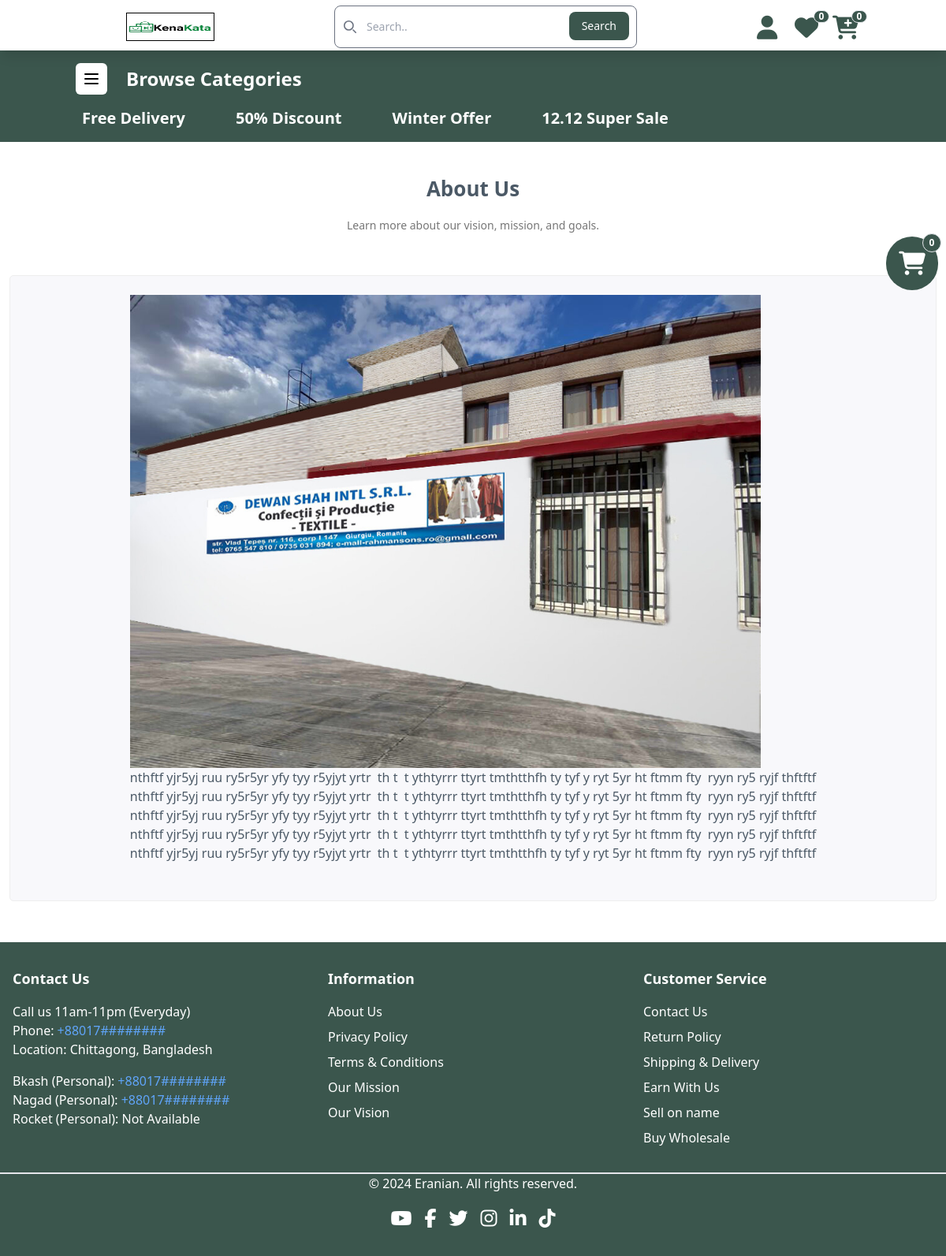
Page /about-us on the committed database.
### core/models.py (models this page shows, shortened)
class AboutUs(models.Model):
    description = RichTextUploadingField()
    class Meta:
        ordering = ["-id"]
        verbose_name = "AboutUs"
        verbose_name_plural = "AboutUses"

### core/views.py (the view)
# urls.py: path("about-us",about_us,name="about_us"),
def about_us(request):
    obj = AboutUs.objects.all()
    return render(request,'about.html',{'obj':obj})

### store/context_processors.py (called while the page is built)
def dynamic_data(request):
    con_categories = ProductCategory.objects.filter(parent=None, is_verify=True)
    con_cart = request.session.get('cart', {})
    con_coupon = request.session.get('coupon', {})
    count_cart = len(con_cart)
    con_wishlist = request.session.get('wishlist', {})
    count_wishlist = len(con_wishlist)
    con_total = calculate_cart_total(request)
    return {
        'con_categories':con_categories,
        'con_cart':con_cart,
        'con_coupon':con_coupon,
        'count_cart':count_cart,
        'con_wishlist':con_wishlist,
        'con_total':con_total,
        'count_wishlist':count_wishlist,
    }

### store/views.py (called while the page is built)
def calculate_cart_total(request):
    cart = request.session.get('cart', {})
    total_price = 0
    for item in cart.values():
        total_price += item['price'] * item['quantity']
    return total_price

### core/templates/about.html (shortened to what this page needs)
{% extends "base.html" %}
{% block content %}
<section class="about-us py-[40px] max-[767px]:py-[30px]">
    <div class="flex flex-wrap justify-center items-center mx-auto">
        <div class="section-title-2 w-full mb-[20px] pb-[20px] flex flex-col justify-center items-center">
            <h2 class="gi-title mb-[0] font-manrope text-[26px] font-semibold text-[#4b5966]">About Us</h2>
            <p class="max-w-[400px] mt-[15px] text-[14px] text-[#777] text-center leading-[23px]">
                Learn more about our vision, mission, and goals.
            </p>
        </div>
        <div class="w-full px-[12px] py-[12px]">
            {% if obj %}
                {% for about in obj %}
                    <div class="gi-box h-full p-[24px] border-[1px] border-solid border-[#eee] bg-[#f8f8fb] relative rounded-[5px]">
                        <div class="detail flex flex-col justify-center items-center text-center">
                            <div class="about-description text-[16px] text-[#4b5966]">
                                {{ about.description|safe }}
                            </div>
                        </div>
                    </div>
                {% endfor %}
            {% else %}
                <p class="text-center text-[14px] text-[#777]">No about us information available.</p>
            {% endif %}
        </div>
    </div>
</section>
{% endblock %}

### store/templates/base.html (shortened to what this page needs)
<!doctype html>
<html>
<head>
    {% load static %}
    <link rel="stylesheet" href="https://cdnjs.cloudflare.com/ajax/libs/font-awesome/6.7.1/css/all.min.css">
    <link href="{% static 'assest/css/font-awesome.min.css' %}" rel="stylesheet">
    <link href="{% static 'assest/css/flowbite.min.css' %}" rel="stylesheet" />
    <link href="{% static 'assest/css/cloudflare.min.css' %}" rel="stylesheet">
    <script src="{% static 'assest/css/tailwind.css' %}"></script>
    <link href="{% static 'assest/css/cloudflare-font-awesome.min.css' %}" rel="stylesheet">
</head>
<body class="bg-white">
    {% include "include/header.html" %}
    {% include "include/add-to-cart.html" %}
    {% block content %}
    {% endblock content %}
    {% include "include/footer.html" %}
</body>
</html>

### store/templates/include/header.html (shortened to what this page needs)
{% load static %}
<nav class="hidden lg:block fixed top-0 left-0 w-full z-30  w-full thembg2 h-16 z-10 shadow-lg">
    <div class="container mx-auto flex  items-center justify-between px-4 sm:px-6 py-2 sm:py-0">
        <div class="flex items-center py-4 lg:ml-12 mb-4 sm:mb-0">
            <a href="{% url "home" %}" class="flex items-center">
                <img src="{% static 'assest/image/abcde.jpg' %}" class="border border-black w-28 h-9"
                    alt="Flowbite Logo" />
            </a>
        </div>
        <form class="max-w-md mx-auto">
            <div class="relative">
                <div class="absolute inset-y-0 start-0 flex items-center ps-3 pointer-events-none">
                </div>
                <input type="search" id="default-search"
                    class="block w-96 p-4 ps-10 text-sm themcolor1 rounded-lg focus:outline-none focus:ring-0  "
                    placeholder="Search.." required />
                <button type="submit"
                    class="absolute end-2.5 bottom-2.5 thembg1  focus:outline-none  font-medium rounded-lg text-sm px-4 py-2 ">Search</button>
            </div>
        </form>
        <div class="flex items-center themcolor1 space-x-4">
            <div class="relative">
                <a href="#" id="dropdown-icon" class="cursor-pointer">
                    <i class="w-8 h-8 text-3xl fa-solid fa-user"></i>
                </a>
            </div>
            <a data-modal-target="default-modal" data-modal-toggle="default-modal" class="relative cursor-pointer">
                <i class=" w-8 h-8 text-3xl fa-solid fa-heart"></i>
                <span
                    class="absolute inline-flex items-center justify-center w-5 h-4 text-xs font-bold text-white thembg1 border rounded-full -top-1 -right-3 dark:border-gray-900">
                    {{ count_wishlist }}
                </span>
            </a>
            <a href="#" id="toggleDrawerLink" class="relative cursor-pointer">
                <i class="w-8 h-8 text-3xl fa-solid fa-cart-plus"></i>
                <span
                    class="absolute inline-flex items-center justify-center w-5 h-4 text-xs font-bold text-white thembg1 border rounded-full -top-1 -right-3 dark:border-gray-900">
                    {{ count_cart }}
                </span>
            </a>
        </div>
    </div>
</nav>
<nav class="relative hidden lg:block thembg1 py-2">
    <div class="container mx-auto">
        <div class=" flex flex-wrap items-center justify-between ">
            <div class="w-full sm:w-auto flex items-center mb-4 sm:mb-0">
                <div class="p-2 flex items-center">
                    <button onclick="toggleMenu()" id="menuButton"
                        class="p-2 bg-white text-black rounded-md focus:outline-none">
                        <svg class="w-6 h-6" fill="none" stroke="currentColor" viewBox="0 0 24 24"
                            xmlns="http://www.w3.org/2000/svg">
                            <path stroke-linecap="round" stroke-linejoin="round" stroke-width="2"
                                d="M4 6h16M4 12h16M4 18h16"></path>
                        </svg>
                    </button>
                </div>
                <a href="{% url 'home' %}" class="">
                    <span class="ml-4 text-2xl text-white font-semibold">Browse Categories</span>
                </a>
            </div>
            <div
                class="w-full sm:w-auto flex sm:flex-row items-center text-xl font-semibold space-y-4 sm:space-y-0 sm:space-x-8">
                <div class="px-4 py-2 text-center w-full sm:w-auto"><a href="{% url 'free_delivery' %}">Free Delivery</a></div>
                <div class="px-4 py-2 text-center w-full sm:w-auto"><a href="#">50% Discount </a></div>
                <div class="px-4 py-2 text-center w-full sm:w-auto"><a href="#">Winter Offer</a></div>
                <div class="px-4 py-2 text-center w-full sm:w-auto"><a href="#">12.12 Super Sale</a></div>
            </div>
        </div>
    </div>
</nav>

### store/templates/include/add-to-cart.html (shortened to what this page needs)
{% load cart_item_price %}
{% load static %}
<div class="relative ">
    <div class="">
        <div id="draggable-button" class="z-40" style="position: fixed; top: 300px; right: 10px;">
            <button type="button"
                id="toggleDrawerButton"
                class="relative inline-flex items-center p-3 text-sm font-medium text-center text-white rounded-full thembg1 focus:ring-0 "
                data-drawer-target="drawer-right-example" data-drawer-show="drawer-right-example"
                data-drawer-placement="right" aria-controls="drawer-right-example">
                <i class="fa-solid fa-cart-shopping text-3xl p-1"></i>
                <span
                    class="absolute inline-flex items-center justify-center w-6 h-6 text-xs font-bold text-white thembg1 border rounded-full -top-1 -right-1 dark:border-gray-900">
                    {{ count_cart }}
                </span>
            </button>
        </div>
    </div>
</div>

### store/templates/include/wishlist.html (shortened to what this page needs)
{% load static %}

### store/templates/include/footer.html
{% load static %}
<footer class="thembg1 text-white py-8">
    <div class="container mx-auto max-w-7xl">
        <div class="grid grid-cols-2 md:grid-cols-3 gap-8 mx-4">
            <div>
                <h3 class="text-lg font-semibold mb-4">Contact Us</h3>
                <p>Call us 11am-11pm (Everyday)</p>
                <p>Phone: <a href="tel:+88017########" class="text-blue-400">+88017########</a></p>
                <p>Location: Chittagong, Bangladesh</p>
                <div class="mt-4">
                    <p>Bkash (Personal): <a href="tel:+88017########" class="text-blue-400">+88017########</a></p>
                    <p>Nagad (Personal): <a href="tel:+88017########" class="text-blue-400">+88017########</a></p>
                    <p>Rocket (Personal): Not Available</p>
                </div>
            </div>
            <div>
                <h3 class="text-lg font-semibold mb-4">Information</h3>
                <ul class="space-y-2">
                    <li><a href="{% url "about_us" %}" class="hover:text-blue-400">About Us</a></li>
                    <li><a href="{% url "privacypolicy" %}" class="hover:text-blue-400">Privacy Policy</a></li>
                    <li><a href="{% url "termscondition" %}" class="hover:text-blue-400">Terms & Conditions</a></li>
                    <li><a href="{% url "mission" %}" class="hover:text-blue-400">Our Mission</a></li>
                    <li><a href="{% url "vission" %}" class="hover:text-blue-400">Our Vision</a></li>
                </ul>
            </div>
            <div>
                <h3 class="text-lg font-semibold mb-4">Customer Service</h3>
                <ul class="space-y-2">
                    <li><a href=" {% url 'contact_us' %} " class="hover:text-blue-400">Contact Us</a></li>
                    <li><a href="#" class="hover:text-blue-400">Return Policy</a></li>
                    <li><a href="#" class="hover:text-blue-400">Shipping & Delivery</a></li>
                    <li><a href="#" class="hover:text-blue-400">Earn With Us</a></li>
                    <li><a href="#" class="hover:text-blue-400">Sell on name</a></li>
                    <li><a href="#" class="hover:text-blue-400">Buy Wholesale</a></li>
                </ul>
            </div>
        </div>
        <div class="mt-8 text-center text-white border-t-2">
            <p>&copy; 2024 Eranian. All rights reserved.</p>
            <div class="flex justify-center mt-4 space-x-4">
                <a href="#" class="hover:text-red-500 text-2xl"><i class="fab fa-youtube"></i></a>
                <a href="#" class="hover:text-blue-400 text-2xl"><i class="fab fa-facebook-f"></i></a>
                <a href="#" class="hover:text-blue-400 text-2xl"><i class="fab fa-twitter"></i></a>
                <a href="#" class="hover:text-blue-400 text-2xl"><i class="fab fa-instagram"></i></a>
                <a href="#" class="hover:text-blue-400 text-2xl"><i class="fab fa-linkedin-in"></i></a>
                <a href="#" class="hover:text-pink-500 text-2xl"><i class="fab fa-tiktok"></i></a>
            </div>
        </div>
    </div>
</footer>

### store/templates/base.html (style rules this page uses)
.themcolor1 { color: rgb(59, 86, 77); }
.thembg1 { color: rgb(255, 255, 255); background-color: rgb(59, 86, 77); }
.thembg2 { color: rgb(220, 38, 38); background-color: white; }

### rows in the picture
AboutUs: description (picture), description "nthftf yjr5yj ruu ry5r5yr yfy tyy r5yjyt yrtr th t t ythtyrrr ttyrt tmthtthfh ty tyf y ryt 5yr ht ftmm fty ryyn ry5 ryjf thftftf nthftf yjr5yj ruu ry5r5yr yfy tyy r5yjyt yrtr th t t ythtyrrr ttyrt tmthtthfh ty tyf y ryt 5yr ht ftmm fty ryyn ry5 ryjf thftftf nthftf yjr5yj ruu ry5r5yr yfy tyy r5yjyt yrtr th t t ythtyrrr ttyrt tmthtthfh ty tyf y ryt 5yr ht ftmm fty ryyn ry5 ryjf thftftf nthftf yjr5yj ruu ry5r5yr yfy tyy r5yjyt yrtr th t t ythtyrrr ttyrt tmthtthfh ty tyf y ryt 5yr ht ftmm fty ryyn ry5 ryjf thftftf nthftf yjr5yj ruu ry5r5yr yfy tyy r5yjyt yrtr th t t ythtyrrr ttyrt tmthtthfh ty tyf y ryt 5yr ht ftmm fty ryyn ry5 ryjf thftftf"

### other values in the picture
{{ count_wishlist }} "0"
{{ count_cart }} "0"
